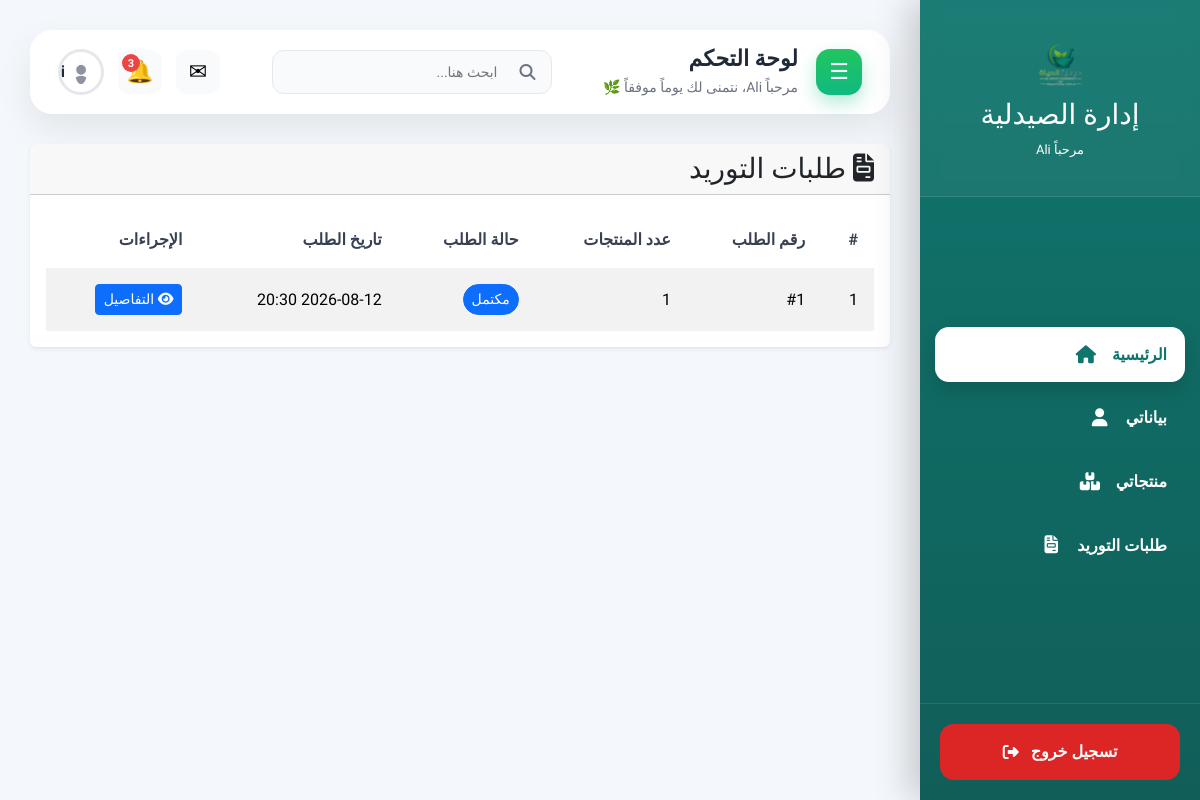
Page /purchases/my-orders/ (signed in) on the earlier database version.
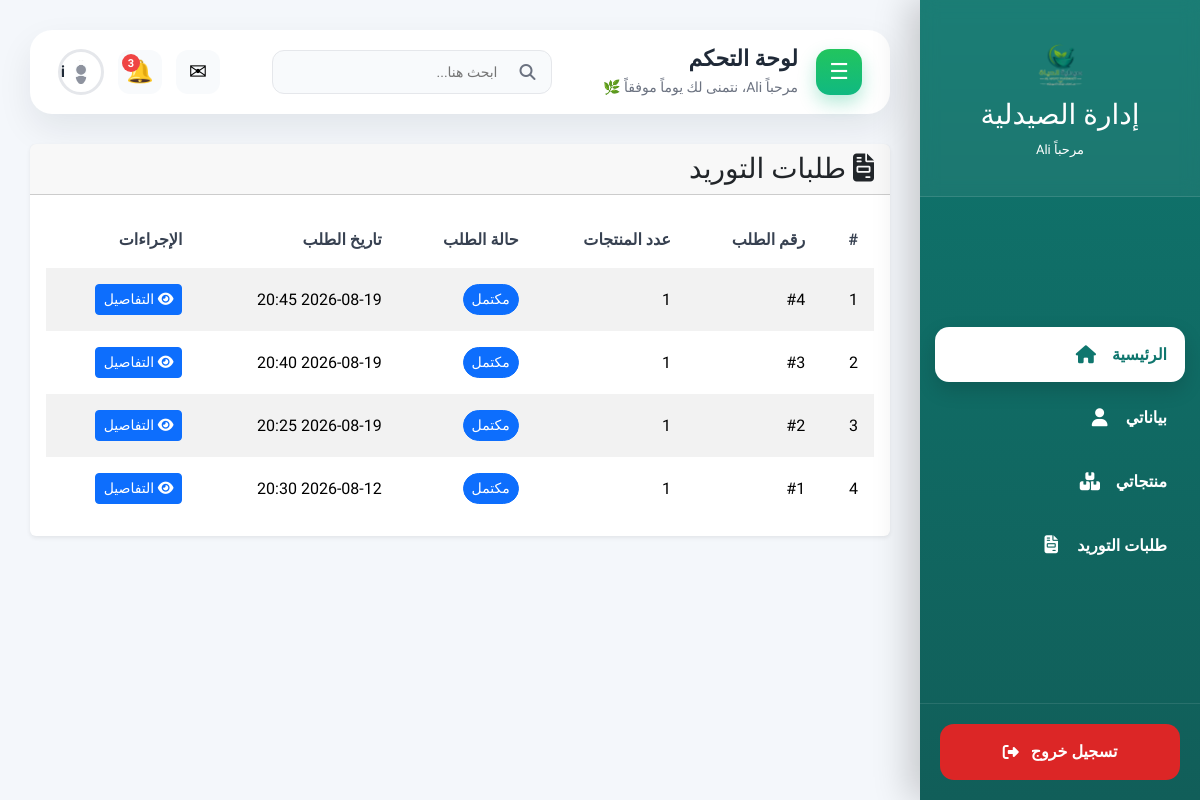
Same page on the later database version.
### purchases/models.py (models this page shows, shortened)
class PurchaseOrder(models.Model):
    STATUS_CHOICES = [
        ("pending", "قيد المراجعة"),
        ("approved", "تمت الموافقة"),
        ("rejected", "مرفوض"),
        ("completed", "مكتمل"),
    ]
    supplier = models.ForeignKey(
        Supplier,
        on_delete=models.CASCADE,
        related_name="purchase_orders",
        verbose_name="المورد"
    )
    status = models.CharField(
        max_length=20,
        choices=STATUS_CHOICES,
        default="pending",
        verbose_name="حالة الطلب"
    )
    notes = models.TextField(
        blank=True,
        verbose_name="ملاحظات"
    )
    created_at = models.DateTimeField(
        auto_now_add=True,
        verbose_name="تاريخ الطلب"
    )
    updated_at = models.DateTimeField(
        auto_now=True,
        verbose_name="آخر تحديث"
    )
    class Meta:
        verbose_name = "طلب توريد"
        verbose_name_plural = "طلبات التوريد"
        ordering = ["-created_at"]

### purchases/views.py (the view, shortened to what this page needs)
@login_required(login_url="login")
def supplier_orders(request):
    orders = PurchaseOrder.objects.filter(
        supplier__user=request.user
    ).select_related(
        "supplier"
    ).prefetch_related(
        "items__medicine"
    ).order_by(
        "-created_at"
    )
    return render(
        request,
        "purchases/supplier_orders.html",
        {
            "orders": orders,
        }
    )

### purchases/templates/purchases/supplier_orders.html (shortened to what this page needs)
{% extends "dashboard/dashboard_base.html" %}
{% block dashboard_content %}
<div class="card shadow-sm border-0">
    <div class="card-header d-flex justify-content-between align-items-center">
        <h3 class="mb-0">
            <i class="fas fa-file-invoice"></i>
            طلبات التوريد
        </h3>
    </div>
    <div class="card-body">
        <div class="table-responsive">
            <table class="table table-striped table-hover align-middle">
                <thead>
                    <tr>
                        <th>#</th>
                        <th>رقم الطلب</th>
                        <th>عدد المنتجات</th>
                        <th>حالة الطلب</th>
                        <th>تاريخ الطلب</th>
                        <th>الإجراءات</th>
                    </tr>
                </thead>
                <tbody>
                {% for order in orders %}
                    <tr>
                        <td>
                            {{ forloop.counter }}
                        </td>
                        <td>
                            #{{ order.id }}
                        </td>
                        <td>
                            {{ order.items.count }}
                        </td>
                        <td>
                            {% if order.status == "pending" %}
                                <span
                                    class="btn btn-warning btn-sm rounded-pill"
                                    style="pointer-events:none;">
                                    قيد المراجعة
                                </span>
                            {% elif order.status == "approved" %}
                                <span
                                    class="btn btn-success btn-sm rounded-pill"
                                    style="pointer-events:none;">
                                    تمت الموافقة
                                </span>
                            {% elif order.status == "rejected" %}
                                <span
                                    class="btn btn-danger btn-sm rounded-pill"
                                    style="pointer-events:none;">
                                    مرفوض
                                </span>
                            {% elif order.status == "completed" %}
                                <span
                                    class="btn btn-primary btn-sm rounded-pill"
                                    style="pointer-events:none;">
                                    مكتمل
                                </span>
                            {% endif %}
                        </td>
                        <td>
                            {{ order.created_at|date:"Y-m-d H:i" }}
                        </td>
                        <td>
                            <a
                                href="{% url 'purchase_detail' order.id %}"
                                class="btn btn-primary btn-sm">
                                <i class="fas fa-eye"></i>
                                التفاصيل
                            </a>
                        </td>
                    </tr>
                {% endfor %}
                </tbody>
            </table>
        </div>
    </div>
</div>
{% endblock %}

Differences in the rows shown:
added PurchaseOrder: id "4", items.count "1", status "مكتمل", created_at "2026-08-19 20:45"
added PurchaseOrder: id "3", items.count "1", status "مكتمل", created_at "2026-08-19 20:40"
added PurchaseOrder: id "2", items.count "1", status "مكتمل", created_at "2026-08-19 20:25"
